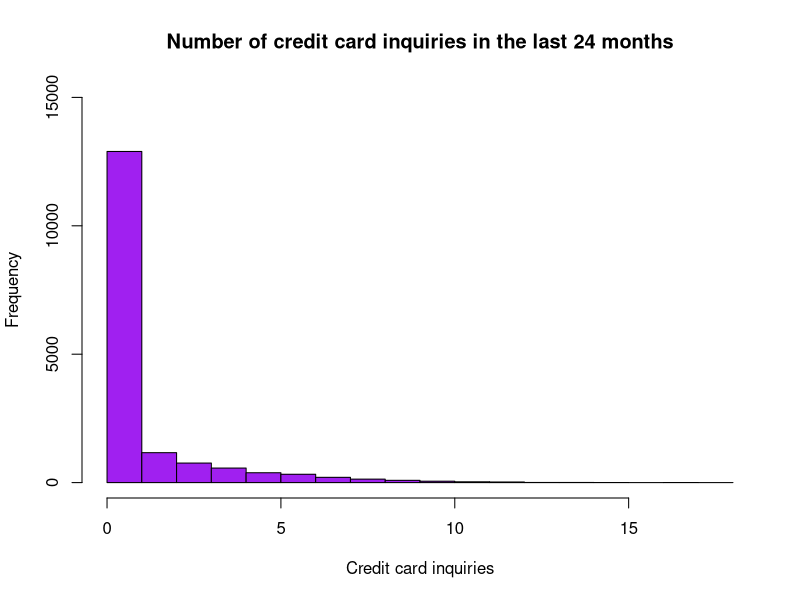
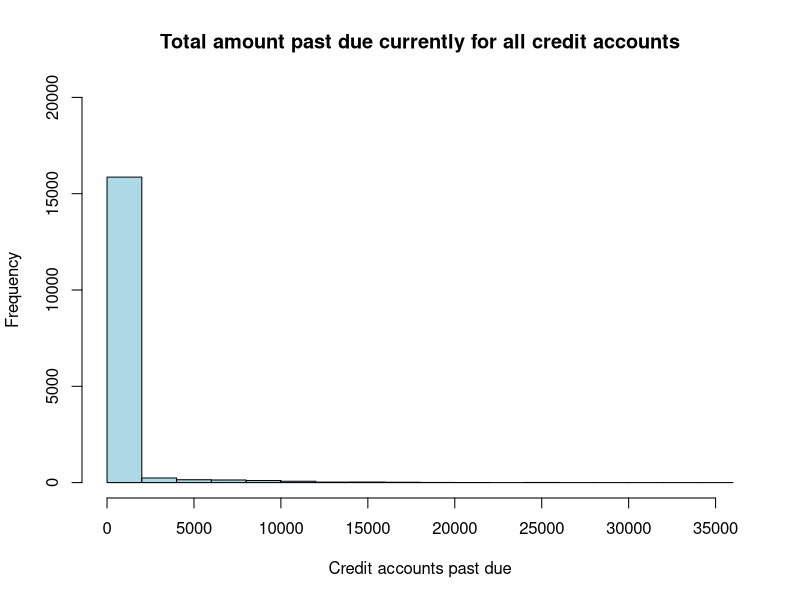
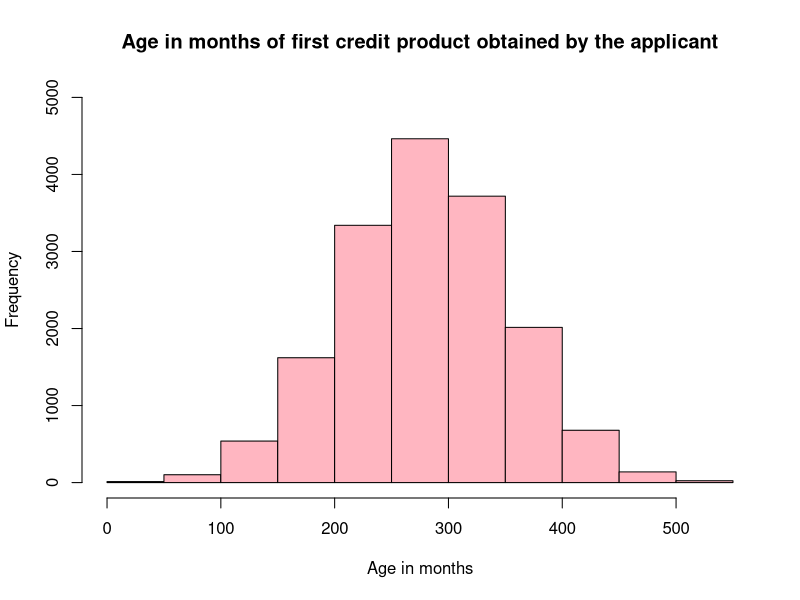
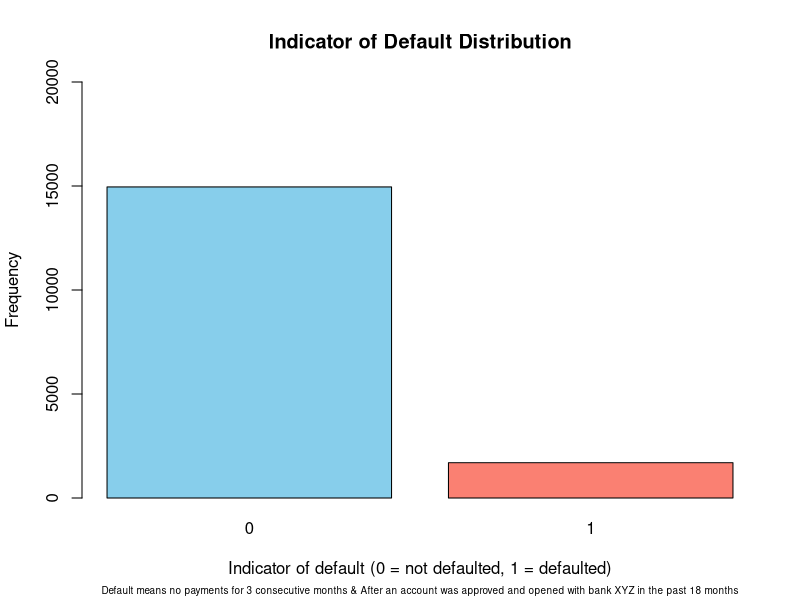
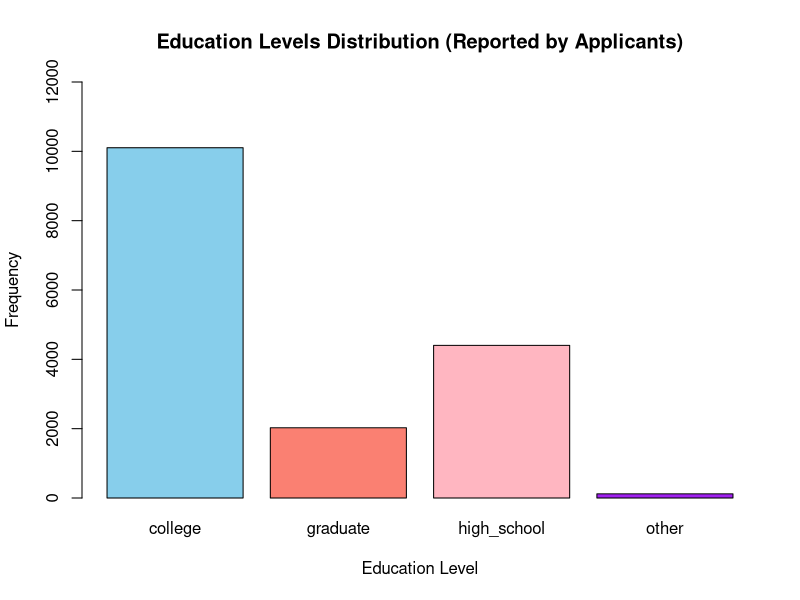
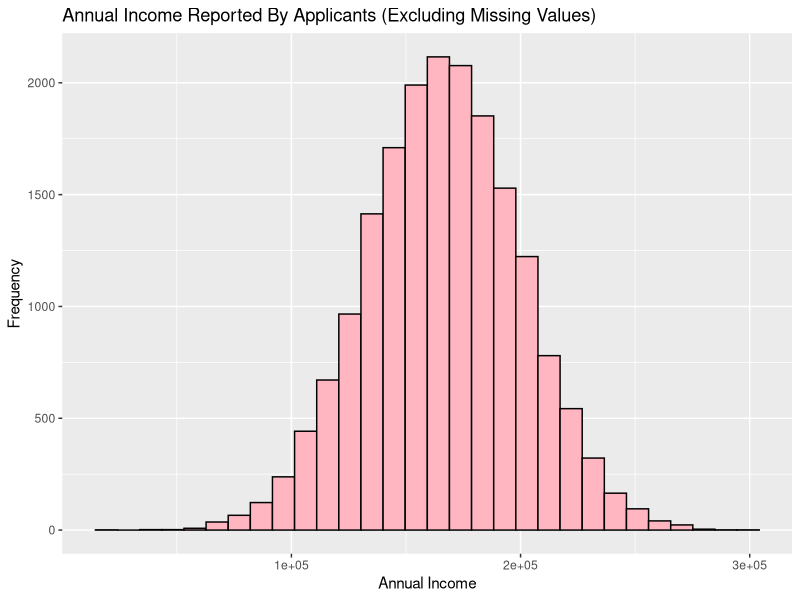
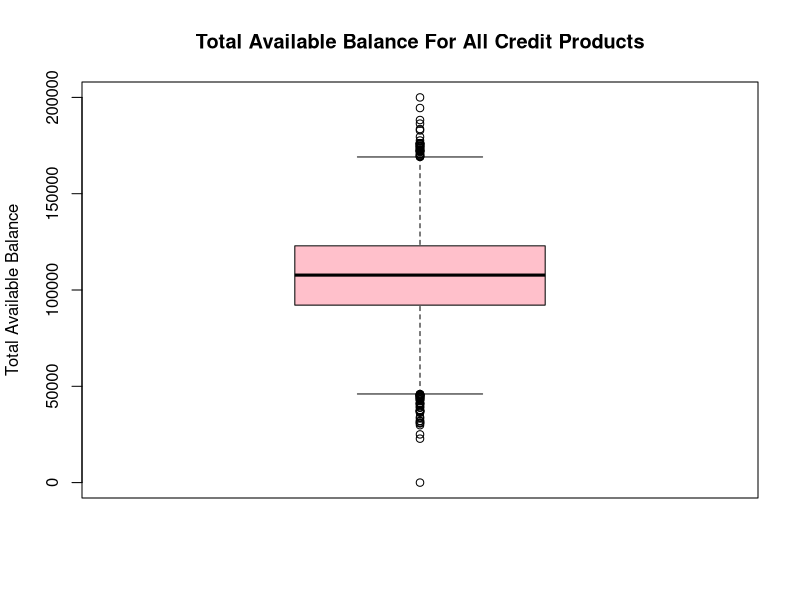

Write R code to recreate these figures, in order.
## ---- chunk 1
file <- read.csv('loan_default_data_set.csv')
## ---- chunk 2
nrow(file)
ncol(file)
## ---- chunk 3
colnames(file)
## ---- chunk 4
str(file)
## ---- chunk 5
# Check for missing values in columns and calculate percentage
missing_cols <- colSums(is.na(file)) > 0
cols_with_missing <- names(missing_cols[missing_cols])
missing_percentage <- colSums(is.na(file[cols_with_missing])) / nrow(file) * 100

# Display columns with missing values and their respective percentages
missing_info <- data.frame(Column = cols_with_missing, MissingPercentage = missing_percentage)
print(missing_info)
## ---- chunk 6
new_file <- na.omit(file)
new_file
nrow(new_file)
ncol(new_file)
## ---- chunk 7
summary(new_file)
## ---- chunk 8
# Calculate mean
mean_num_card_inq <- mean(new_file$num_card_inq_24_month, na.rm = TRUE)

# Calculate mode (custom function)
mode_function <- function(x) {
  ux <- unique(x)
  ux[which.max(tabulate(match(x, ux)))]
}
mode_num_card_inq <- mode_function(new_file$num_card_inq_24_month)

# Calculate median
median_num_card_inq <- median(new_file$num_card_inq_24_month, na.rm = TRUE)

# Print mean, mode, and median for num_card_inq_24_month
print(paste("Mean for num_card_inq_24_month:", mean_num_card_inq))
print(paste("Mode for num_card_inq_24_month:", mode_num_card_inq))
print(paste("Median for num_card_inq_24_month:", median_num_card_inq))
print("num_card_inq_24_month has a right skewed shape")
print("***********")
#######################
# Calculate mean
mean_tot_amount_past_due <- mean(new_file$tot_amount_currently_past_due, na.rm = TRUE)

# Calculate mode (custom function)
mode_function <- function(x) {
  ux <- unique(x)
  ux[which.max(tabulate(match(x, ux)))]
}
mode_tot_amount_past_due <- mode_function(new_file$tot_amount_currently_past_due)

# Calculate median
median_tot_amount_past_due <- median(new_file$tot_amount_currently_past_due, na.rm = TRUE)

# Print mean, mode, and median for tot_amount_currently_past_due
print(paste("Mean for tot_amount_currently_past_due:", mean_tot_amount_past_due))
print(paste("Mode for tot_amount_currently_past_due:", mode_tot_amount_past_due))
print(paste("Median for tot_amount_currently_past_due:", median_tot_amount_past_due))
print("tot_amount_currently_past_due has a right skewed shape")
print("***********")
#######################
# Calculate mean
mean_credit_age <- mean(new_file$credit_age, na.rm = TRUE)

# Calculate mode (custom function)
mode_function <- function(x) {
  ux <- unique(x)
  ux[which.max(tabulate(match(x, ux)))]
}
mode_credit_age <- mode_function(new_file$credit_age)

# Calculate median
median_credit_age <- median(new_file$credit_age, na.rm = TRUE)

# Print mean, mode, and median for credit_age
print(paste("Mean for credit_age:", mean_credit_age))
print(paste("Mode for credit_age:", mode_credit_age))
print(paste("Median for credit_age:", median_credit_age))
print("credit_age has a left skewed shape")
## ---- chunk 9
# Plot histograms for each variable
hist(new_file$num_card_inq_24_month, main = "Number of credit card inquiries in the last 24 months", xlab = "Credit card inquiries",col = "purple",ylim = c(0,15000))
hist(new_file$tot_amount_currently_past_due, main = "Total amount past due currently for all credit accounts", xlab = "Credit accounts past due",col = "lightblue", ylim = c(0,20000))
hist(new_file$credit_age, main = "Age in months of first credit product obtained by the applicant", xlab = "Age in months",col = "lightpink", ylim = c(0,5000))
## ---- chunk 10
# Creating a vector of colors 
my_colors <- c("skyblue", "salmon")
# Plotting a bar graph for Def_Ind column
barplot(table(new_file$Def_ind), main = "Indicator of Default Distribution",sub = "Default means no payments for 3 consecutive months & After an account was approved and opened with bank XYZ in the past 18 months", xlab = "Indicator of default (0 = not defaulted, 1 = defaulted)", ylab = "Frequency", col = my_colors, cex.sub = 0.6, ylim = c(0,20000))
## ---- chunk 11
# (table for categorical)
my_colors2 <- c("skyblue", "salmon","lightpink","purple")
# Plotting a bar graph for rep_education column
barplot(table(new_file$rep_education), main = "Education Levels Distribution (Reported by Applicants)", xlab = "Education Level", ylab = "Frequency",col = my_colors2,ylim = c(0,12000))
## ---- chunk 12
library(ggplot2)
# Filtering out missing values from the 'rep_income' column
income_without_na <- na.omit(file$rep_income)

# Creating a histogram using ggplot with non-missing values only
ggplot(data.frame(rep_income = income_without_na), aes(x = rep_income)) +
  geom_histogram(fill = 'lightpink', color = 'black', bins = 30) +  # Adjust bins as needed
  labs(title = 'Annual Income Reported By Applicants (Excluding Missing Values)', x = 'Annual Income', y = 'Frequency')
## ---- chunk 13
# (table for categorical)
# Plotting a boxplot for tot_balance variable
boxplot(new_file$tot_balance, main = "Total Available Balance For All Credit Products", ylab = "Total Available Balance",col = 'pink')

# Calculate the five-number summary using quantile function

quantile(new_file$tot_balance, probs = c(0, 0.25, 0.5, 0.75, 1))

#You can also calculate the upper and lower bounds using IQR method
Q1 <- quantile(new_file$tot_balance, 0.25)
Q3 <- quantile(new_file$tot_balance, 0.75)
IQR_value <- Q3 - Q1

lower_bound <- Q1 - 1.5 * IQR_value
upper_bound <- Q3 + 1.5 * IQR_value

# # Display potential outliers
outliers <- new_file$tot_balance[new_file$tot_balance < lower_bound | new_file$tot_balance > upper_bound]
outliers

